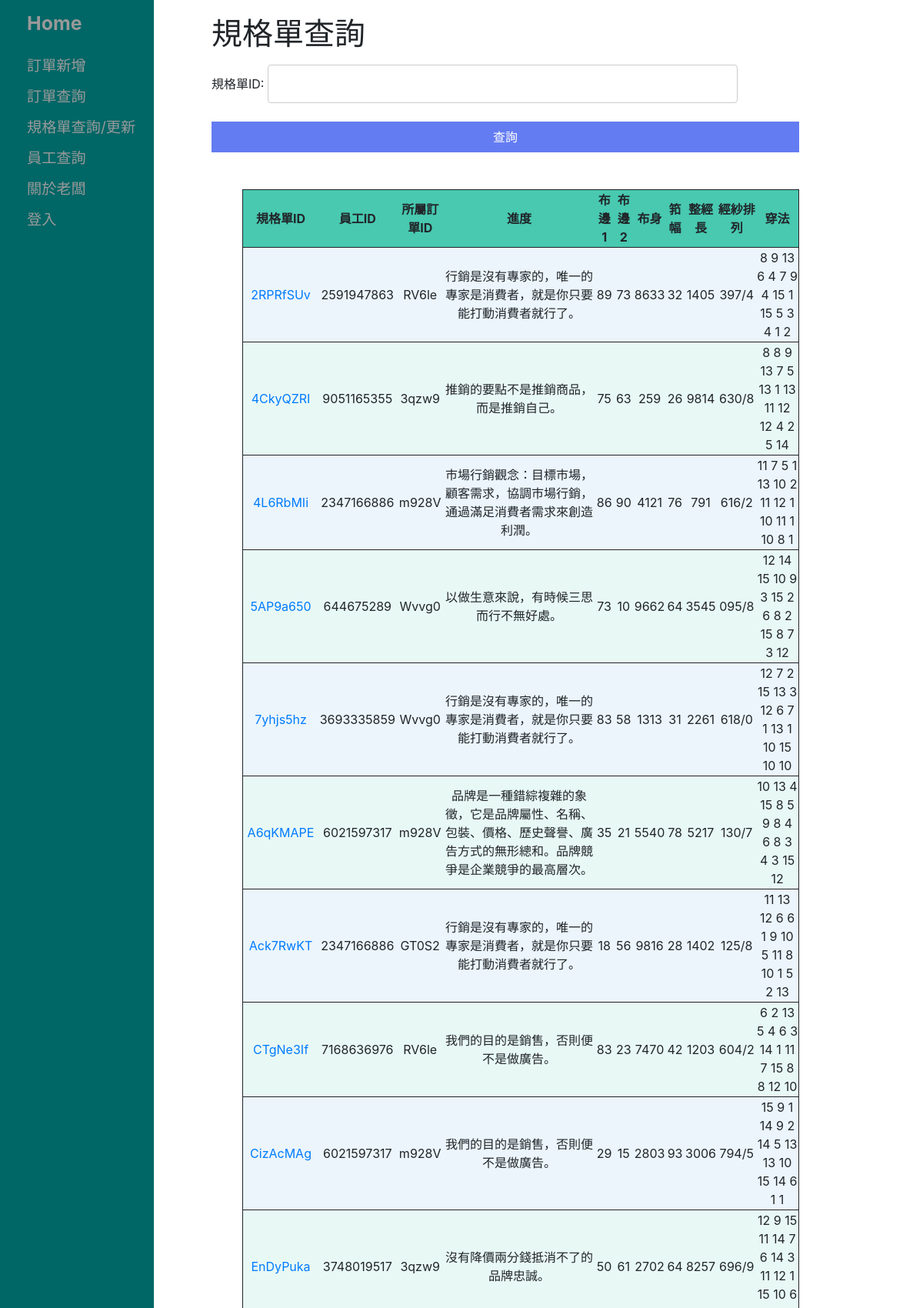
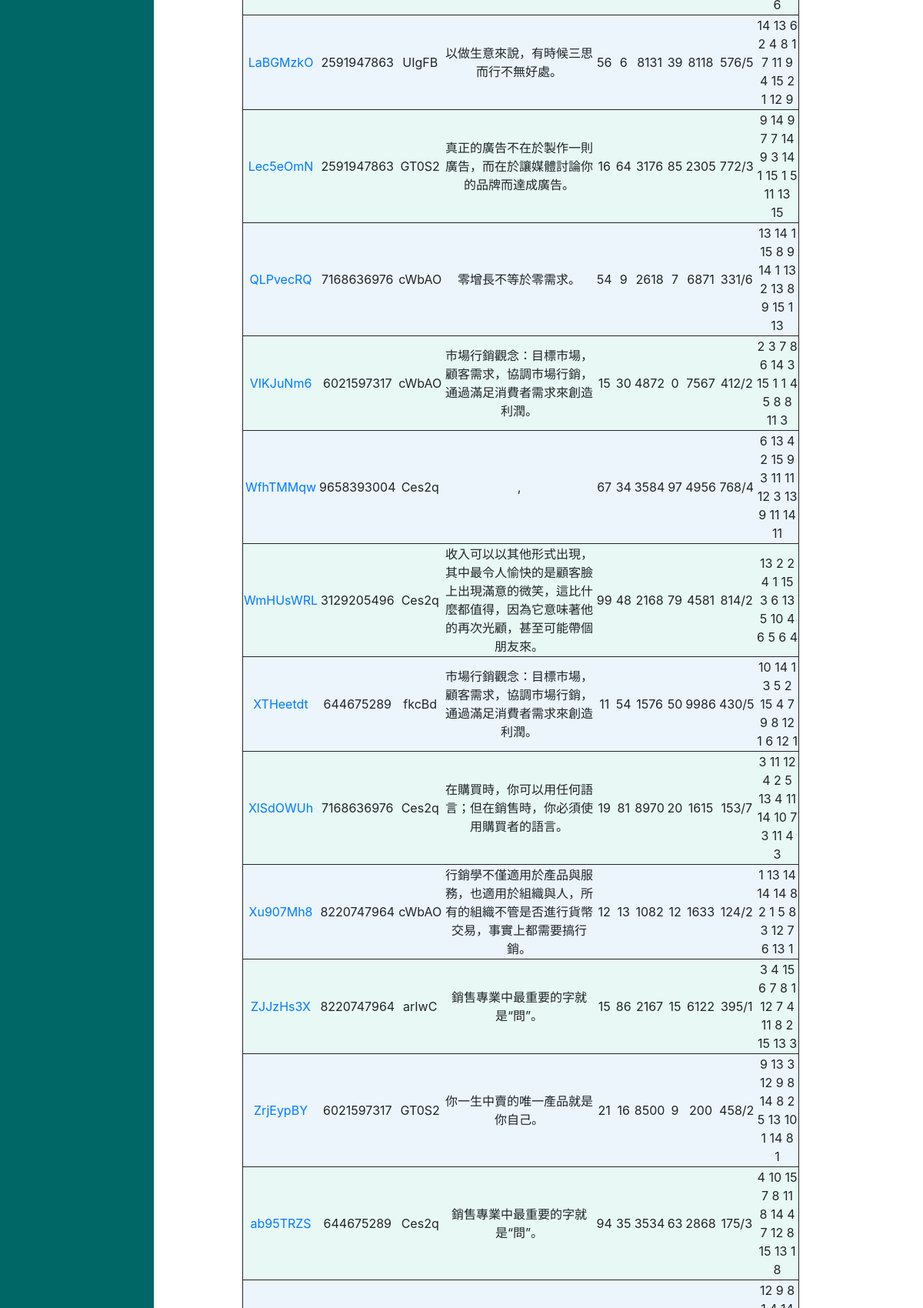
Screenshot of /onlineOrderSystem/datasheet_search/ (upper part) with the database file from the repository (2 pictures, top to bottom).
### onlineOrderSystem/models.py (models this page shows, shortened)
class DataSheet(models.Model):
    buBien1 = models.CharField('布邊1', max_length=30, help_text='布邊x/穿筘x根入/x根')
    buBien2 = models.CharField('布邊2', max_length=30, help_text='布邊x/穿筘x根入/x根')
    buSien = models.CharField('布身', max_length=30, help_text='布邊x/穿筘x根入/x根')
    weiMi = models.CharField('機上緯密', max_length=20, help_text='根/吋')
    koFu = models.CharField('筘幅', max_length=10, help_text='寸')
    length = models.CharField('整經長', max_length=10, help_text='y')
    id = models.AutoField(primary_key=True)
    orderFormID = models.CharField('訂單ID', max_length=20)
    progress = models.CharField('進度', max_length=100)
    staffID = models.CharField('員工ID', max_length=10)
    IDName = models.CharField('規格單ID', max_length=10)
    arrangement = models.CharField('經紗排列', max_length=100)
    sewingMethod = models.CharField('穿法', max_length=100)
    ...
    class Meta:
        db_table = "規格單"
        ordering = ['IDName']

### onlineOrderSystem/views.py (the view)
# urls.py: path('datasheet_search/', views.datasheet_search, name='datasheet_search'),
def datasheet_search(request):
    user_list = DataSheet.objects.all()
    user_filter = UserFilter(request.GET, queryset=user_list)
    return render(request, 'datasheet_list.html', {'filter': user_filter})

### templates/datasheet_list.html
{% extends 'base_generic.html' %}
{% block content %}
<h1>規格單查詢</h1>
  <form method="get">
    {{ filter.form.as_p }}
    <button type="submit">查詢</button>
  </form>
  <ul>
	<br><br>
<table style="text-align:center">
	<thead>
		<tr>
			<th>規格單ID</th>
			<th>員工ID</th>			<th>所屬訂單ID</th>
			<th>進度</th>
			<th>布邊1</th>			<th>布邊2</th>
			<th>布身</th>			<th>筘幅</th>
			<th>整經長</th>			<th>經紗排列</th>
			<th>穿法</th>
		</tr>
	</thead>
	<tbody>
  	{% for user in filter.qs %}
		<tr>
			<td><a href='/onlineOrderSystem/datasheet/{{user.id}}'>{{ user.IDName }}</td>
			<td>{{ user.staffID }}</td>
			<td>{{ user.orderFormID }}</td>
			<td>{{ user.progress }}</td>
			<td>{{ user.buBien1 }}</td>			<td>{{ user.buBien2 }}</td>
			<td>{{ user.buSien }}</td>			<td>{{ user.koFu }}</td>
			<td>{{ user.length }}</td>			<td>{{ user.arrangement }}</td>
			<td>{{ user.sewingMethod }}</td>
		</tr>
  	{% endfor %}
 	 </tbody>
  </table>
{% endblock %}

### onlineOrderSystem/static/css/styles.css (style rules this page uses)
button { background-color: #647cf2; border: none; color: white; padding: 8px 20px; cursor: pointer; width:100%; }
input { width: 80%; padding: 12px 20px; margin: 8px 0; display: inline-block; border: 1px solid #ccc; border-radius: 4px; box-sizing: border-box; }
ul { list-style-type: disc; list-style-position:outside; }
table { width:100%; cursor: pointer; border: 1px solid ; text-align: center; }
table tbody tr { border: 1px solid ; background-color:#EBF5FB; }
table thead tr { border: 1px solid ; background-color:#48C9B0; }
tr:nth-child(even) { background-color:#E8F8F5; }
th, td { text-align: center; }

### rows the page displays
DataSheet: IDName "2RPRfSUv", staffID "2591947863", orderFormID "RV6le", progress "行銷是沒有專家的，唯一的專家是消費者，就是你只要能打動消費者就行了。", buBien1 "89", buBien2 "73", buSien "8633", koFu "32", length "1405", arrangement "397/4", sewingMethod "8 9 13 6 4 7 9 4 15 1 15 5 3 4 1 2"
DataSheet: IDName "4CkyQZRI", staffID "9051165355", orderFormID "3qzw9", progress "推銷的要點不是推銷商品，而是推銷自己。", buBien1 "75", buBien2 "63", buSien "259", koFu "26", length "9814", arrangement "630/8", sewingMethod "8 8 9 13 7 5 13 1 13 11 12 12 4 2 5 14"
DataSheet: IDName "4L6RbMIi", staffID "2347166886", orderFormID "m928V", progress "市場行銷觀念：目標市場，顧客需求，協調市場行銷，通過滿足消費者需求來創造利潤。", buBien1 "86", buBien2 "90", buSien "4121", koFu "76", length "791", arrangement "616/2", sewingMethod "11 7 5 1 13 10 2 11 12 1 10 11 1 10 8 1"
DataSheet: IDName "5AP9a650", staffID "644675289", orderFormID "Wvvg0", progress "以做生意來說，有時候三思而行不無好處。", buBien1 "73", buBien2 "10", buSien "9662", koFu "64", length "3545", arrangement "095/8", sewingMethod "12 14 15 10 9 3 15 2 6 8 2 15 8 7 3 12"
DataSheet: IDName "7yhjs5hz", staffID "3693335859", orderFormID "Wvvg0", progress "行銷是沒有專家的，唯一的專家是消費者，就是你只要能打動消費者就行了。", buBien1 "83", buBien2 "58", buSien "1313", koFu "31", length "2261", arrangement "618/0", sewingMethod "12 7 2 15 13 3 12 6 7 1 13 1 10 15 10 10"
DataSheet: IDName "A6qKMAPE", staffID "6021597317", orderFormID "m928V", progress "品牌是一種錯綜複雜的象徵，它是品牌屬性、名稱、包裝、價格、歷史聲譽、廣告方式的無形總和。品牌競爭是企業競爭的最高層次。", buBien1 "35", buBien2 "21", buSien "5540", koFu "78", length "5217", arrangement "130/7", sewingMethod "10 13 4 15 8 5 9 8 4 6 8 3 4 3 15 12"
DataSheet: IDName "Ack7RwKT", staffID "2347166886", orderFormID "GT0S2", progress "行銷是沒有專家的，唯一的專家是消費者，就是你只要能打動消費者就行了。", buBien1 "18", buBien2 "56", buSien "9816", koFu "28", length "1402", arrangement "125/8", sewingMethod "11 13 12 6 6 1 9 10 5 11 8 10 1 5 2 13"
DataSheet: IDName "CTgNe3If", staffID "7168636976", orderFormID "RV6le", progress "我們的目的是銷售，否則便不是做廣告。", buBien1 "83", buBien2 "23", buSien "7470", koFu "42", length "1203", arrangement "604/2", sewingMethod "6 2 13 5 4 6 3 14 1 11 7 15 8 8 12 10"
DataSheet: IDName "CizAcMAg", staffID "6021597317", orderFormID "m928V", progress "我們的目的是銷售，否則便不是做廣告。", buBien1 "29", buBien2 "15", buSien "2803", koFu "93", length "3006", arrangement "794/5", sewingMethod "15 9 1 14 9 2 14 5 13 13 10 15 14 6 1 1"
DataSheet: IDName "EnDyPuka", staffID "3748019517", orderFormID "3qzw9", progress "沒有降價兩分錢抵消不了的品牌忠誠。", buBien1 "50", buBien2 "61", buSien "2702", koFu "64", length "8257", arrangement "696/9", sewingMethod "12 9 15 11 14 7 6 14 3 11 12 1 15 10 6 6"
DataSheet: IDName "LaBGMzkO", staffID "2591947863", orderFormID "UIgFB", progress "以做生意來說，有時候三思而行不無好處。", buBien1 "56", buBien2 "6", buSien "8131", koFu "39", length "8118", arrangement "576/5", sewingMethod "14 13 6 2 4 8 1 7 11 9 4 15 2 1 12 9"
DataSheet: IDName "Lec5eOmN", staffID "2591947863", orderFormID "GT0S2", progress "真正的廣告不在於製作一則廣告，而在於讓媒體討論你的品牌而達成廣告。", buBien1 "16", buBien2 "64", buSien "3176", koFu "85", length "2305", arrangement "772/3", sewingMethod "9 14 9 7 7 14 9 3 14 1 15 1 5 11 13 15"
DataSheet: IDName "QLPvecRQ", staffID "7168636976", orderFormID "cWbAO", progress "零增長不等於零需求。", buBien1 "54", buBien2 "9", buSien "2618", koFu "7", length "6871", arrangement "331/6", sewingMethod "13 14 1 15 8 9 14 1 13 2 13 8 9 15 1 13"
DataSheet: IDName "VIKJuNm6", staffID "6021597317", orderFormID "cWbAO", progress "市場行銷觀念：目標市場，顧客需求，協調市場行銷，通過滿足消費者需求來創造利潤。", buBien1 "15", buBien2 "30", buSien "4872", koFu "0", length "7567", arrangement "412/2", sewingMethod "2 3 7 8 6 14 3 15 1 1 4 5 8 8 11 3"
DataSheet: IDName "WfhTMMqw", staffID "9658393004", orderFormID "Ces2q", progress ",", buBien1 "67", buBien2 "34", buSien "3584", koFu "97", length "4956", arrangement "768/4", sewingMethod "6 13 4 2 15 9 3 11 11 12 3 13 9 11 14 11"
DataSheet: IDName "WmHUsWRL", staffID "3129205496", orderFormID "Ces2q", progress "收入可以以其他形式出現，其中最令人愉快的是顧客臉上出現滿意的微笑，這比什麼都值得，因為它意味著他的再次光顧，甚至可能帶個朋友來。", buBien1 "99", buBien2 "48", buSien "2168", koFu "79", length "4581", arrangement "814/2", sewingMethod "13 2 2 4 1 15 3 6 13 5 10 4 6 5 6 4"
DataSheet: IDName "XTHeetdt", staffID "644675289", orderFormID "fkcBd", progress "市場行銷觀念：目標市場，顧客需求，協調市場行銷，通過滿足消費者需求來創造利潤。", buBien1 "11", buBien2 "54", buSien "1576", koFu "50", length "9986", arrangement "430/5", sewingMethod "10 14 1 3 5 2 15 4 7 9 8 12 1 6 12 1"
DataSheet: IDName "XlSdOWUh", staffID "7168636976", orderFormID "Ces2q", progress "在購買時，你可以用任何語言；但在銷售時，你必須使用購買者的語言。", buBien1 "19", buBien2 "81", buSien "8970", koFu "20", length "1615", arrangement "153/7", sewingMethod "3 11 12 4 2 5 13 4 11 14 10 7 3 11 4 3"
DataSheet: IDName "Xu907Mh8", staffID "8220747964", orderFormID "cWbAO", progress "行銷學不僅適用於產品與服務，也適用於組織與人，所有的組織不管是否進行貨幣交易，事實上都需要搞行銷。", buBien1 "12", buBien2 "13", buSien "1082", koFu "12", length "1633", arrangement "124/2", sewingMethod "1 13 14 14 14 8 2 1 5 8 3 12 7 6 13 1"
DataSheet: IDName "ZJJzHs3X", staffID "8220747964", orderFormID "arIwC", progress "銷售專業中最重要的字就是“問”。", buBien1 "15", buBien2 "86", buSien "2167", koFu "15", length "6122", arrangement "395/1", sewingMethod "3 4 15 6 7 8 1 12 7 4 11 8 2 15 13 3"
DataSheet: IDName "ZrjEypBY", staffID "6021597317", orderFormID "GT0S2", progress "你一生中賣的唯一產品就是你自己。", buBien1 "21", buBien2 "16", buSien "8500", koFu "9", length "200", arrangement "458/2", sewingMethod "9 13 3 12 9 8 14 8 2 5 13 10 1 14 8 1"
DataSheet: IDName "ab95TRZS", staffID "644675289", orderFormID "Ces2q", progress "銷售專業中最重要的字就是“問”。", buBien1 "94", buBien2 "35", buSien "3534", koFu "63", length "2868", arrangement "175/3", sewingMethod "4 10 15 7 8 11 8 14 4 7 12 8 15 13 1 8"
